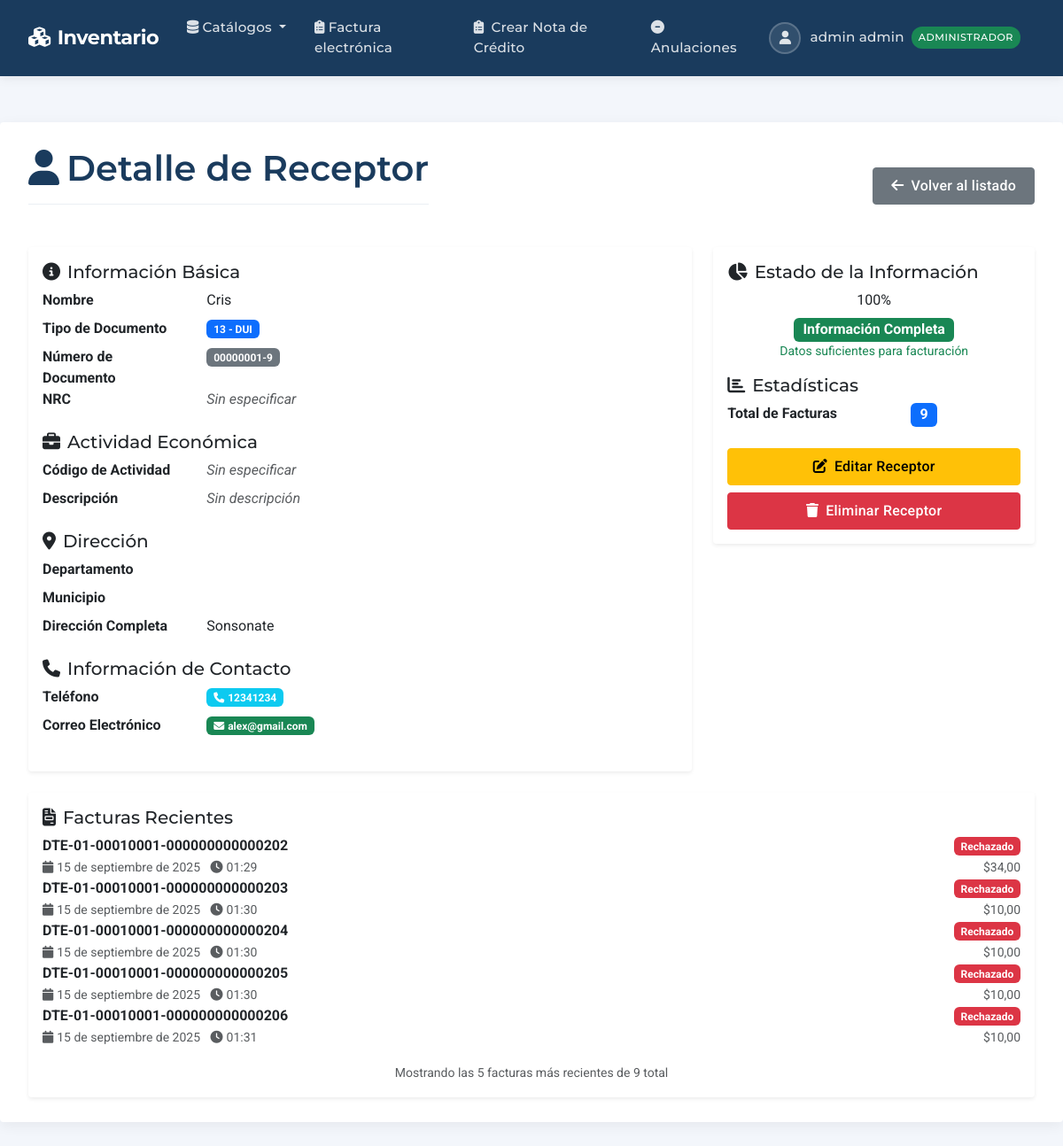
/dte/receptores/20/ (signed in), run on an earlier commit of the app's database.
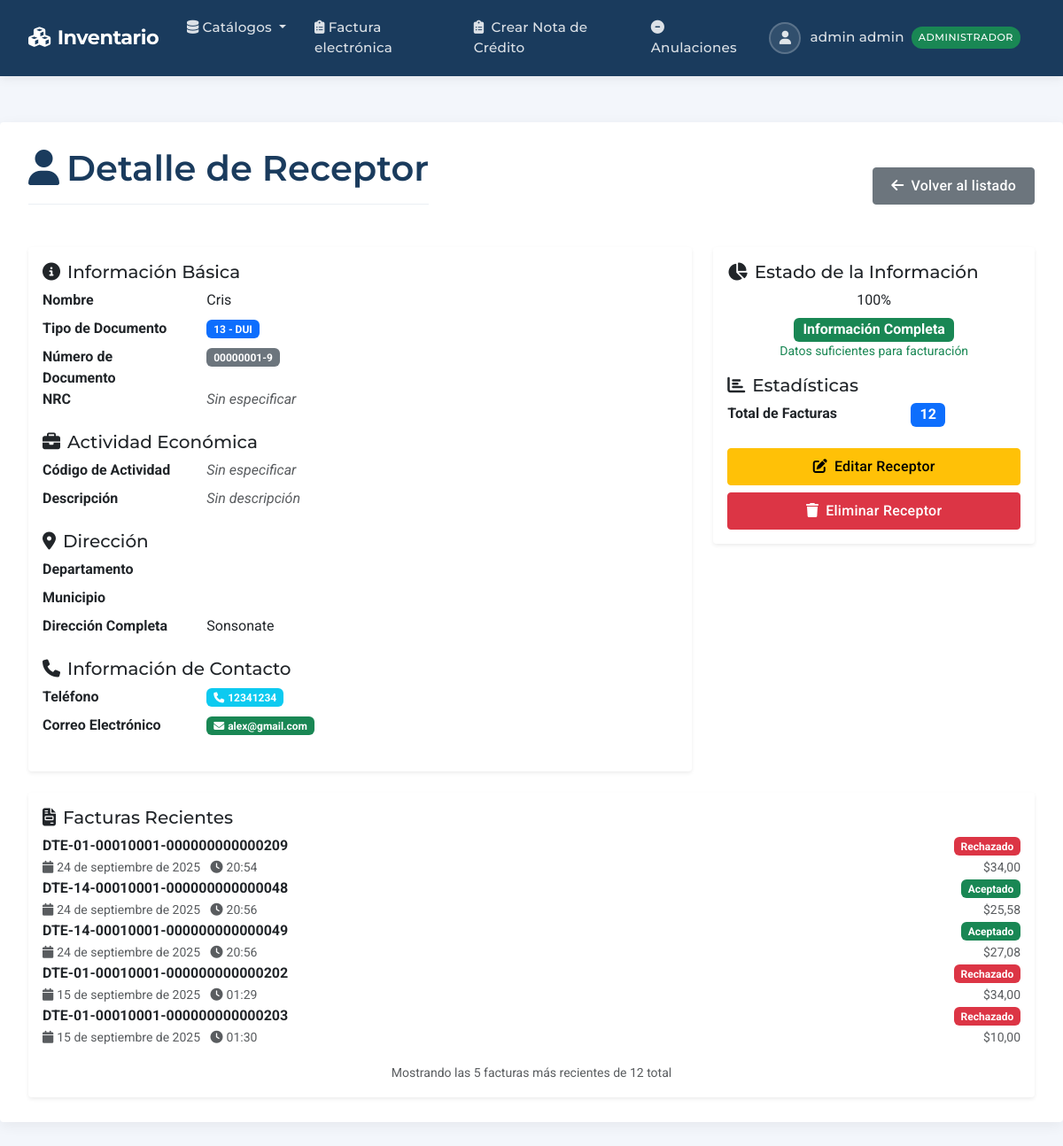
And on a later commit of the database.
### dte/models.py (models this page shows, shortened)
class FacturaElectronica(models.Model):
    identificacion = models.OneToOneField(
        Identificacion,
        on_delete=models.CASCADE,
        related_name='+'
    )
    emisor = models.ForeignKey(
        Emisor,
        on_delete=models.CASCADE,
        related_name='facturas'
    )
    receptor = models.ForeignKey(
        Receptor,
        on_delete=models.CASCADE,
        related_name='facturas'
    )
    documento_firmado = models.TextField(
        null=True,
        blank=True,
        help_text="Documento DTE firmado en formato JWS"
    )
    sello_recepcion = models.CharField(
        max_length=100,
        null=True,
        blank=True,
        help_text="Sello de recepción otorgado por Hacienda"
    )
    fecha_procesamiento = models.CharField(
        max_length=50,
        null=True,
        blank=True,
        help_text="Fecha y hora de procesamiento en Hacienda"
    )
    estado_hacienda = models.CharField(
        max_length=30,  # Aumentar tamaño para "ACEPTADO_CON_OBSERVACIONES"
        choices=[
            ('ACEPTADO', 'Aceptado'),
            ('ACEPTADO_CON_OBSERVACIONES', 'Aceptado con Observaciones'),
            ('RECHAZADO', 'Rechazado'),
            ('NO_ENVIADO', 'No Enviado'),
        ],
        default='NO_ENVIADO',  # Cambiar default
        help_text="Estado del documento en Hacienda"
    )
    observaciones_hacienda = models.TextField(
        null=True,
        blank=True,
        help_text="Observaciones o errores reportados por Hacienda"
    )
    fecha_envio_hacienda = models.DateTimeField(
        null=True,
        blank=True,
        help_text="Fecha y hora de envío a Hacienda"
    )
    intentos_envio = models.IntegerField(
        default=0,
        help_text="Número de intentos de envío realizados"
    )
    enviado_por_correo = models.BooleanField(
        default=False,
        help_text="Indica si fue enviado por correo al receptor"
    )
    fecha_envio_correo = models.DateTimeField(
        null=True,
        blank=True,
        help_text="Fecha y hora de envío por correo"
    )
    sucursal = models.ForeignKey(
        Sucursal,
        on_delete=models.PROTECT,
        verbose_name="Sucursal",
        help_text="Sucursal que emite la factura",
    )
    class Meta:
        db_table = "dte_factura_electronica"
        verbose_name = "Factura Electrónica"
        verbose_name_plural = "Facturas Electrónicas"
    def get_estado_display(self):
        """Obtiene el estado formateado con color para el admin"""
        colores = {
            'ACEPTADO': '#28a745',                    # Verde
            'ACEPTADO_CON_OBSERVACIONES': '#28a745',  # Verde (mismo que aceptado)
            'RECHAZADO': '#dc3545',                   # Rojo
            'NO_ENVIADO': '#6c757d',                  # Gris
        }
        estado = self.estado_hacienda or 'NO_ENVIADO'
        color = colores.get(estado, '#000000')
        texto_estado = {
            'ACEPTADO': 'Aceptado',
            'ACEPTADO_CON_OBSERVACIONES': 'Aceptado c/Obs',
            'RECHAZADO': 'Rechazado',
            'NO_ENVIADO': 'No Enviado',
        }.get(estado, estado)
        return f'<span style="color: {color}; font-weight: bold;">{texto_estado}</span>'
    get_estado_display.allow_tags = True
    get_estado_display.short_description = 'Estado'

class Identificacion(models.Model):
    version = models.IntegerField(default=1)
    ambiente = models.ForeignKey(
        AmbienteDestino,
        on_delete=models.PROTECT,
        verbose_name="Ambiente de Destino"
    )
    tipoDte = models.ForeignKey(
        TipoDocumento,
        on_delete=models.PROTECT,
        verbose_name="Tipo de Documento"
    )
    numeroControl = models.CharField(
        max_length=31,
        unique=True,
        help_text="Formato: DTE-01-XXXXXXXX-XXXXXXXXXXXXXXX o DTE-03-XXXXXXXX-XXXXXXXXXXXXXXX"
    )
    codigoGeneracion = models.CharField(
        max_length=36,
        help_text="UUID: XXXXXXXX-XXXX-XXXX-XXXX-XXXXXXXXXXXX",
        validators=[
            RegexValidator(
                regex=r"^[A-F0-9]{8}-[A-F0-9]{4}-[A-F0-9]{4}-[A-F0-9]{4}-[A-F0-9]{12}$",
                message="Debe ser un UUID en mayúsculas "
                        "(ej. 1234ABCD-1234-1234-1234-1234567890AB)"
            )
        ]
    )
    tipoModelo = models.ForeignKey(
        ModeloFacturacion,
        on_delete=models.PROTECT,
        verbose_name="Modelo de Facturación"
    )
    tipoOperacion = models.ForeignKey(
        TipoTransmision,
        on_delete=models.PROTECT,
        verbose_name="Tipo de Transmisión"
    )
    tipoContingencia = models.ForeignKey(
        TipoContingencia,
        on_delete=models.PROTECT,
        verbose_name="Tipo de Contingencia",
        null=True,
        blank=True
    )
    motivoContin = models.CharField(
        max_length=150,
        null=True,
        blank=True,
        help_text="Motivo de Contingencia",
        validators=[MinLengthValidator(5)]
    )
    fecEmi = models.DateField(verbose_name="Fecha de Emisión")
    horEmi = models.TimeField(
        verbose_name="Hora de Emisión",
        validators=[
            RegexValidator(
                regex=r"^(0[0-9]|1[0-9]|2[0-3]):[0-5][0-9]:[0-5][0-9]$",
                message="Debe tener formato HH:MM:SS (24 horas)."
            )
        ]
    )
    tipoMoneda = models.CharField(
        max_length=3,
        default="USD",
        help_text="Tipo de Moneda"
    )
    class Meta:
        db_table = "dte_identificacion"
        verbose_name = "Identificación"
        verbose_name_plural = "Identificaciones"

class Resumen(models.Model):
    factura = models.OneToOneField(
        'FacturaElectronica',
        on_delete=models.CASCADE,
        related_name='resumen'
    )
    totalNoSuj = models.DecimalField(
        max_digits=20,
        decimal_places=2,
        validators=[MinValueValidator(Decimal("0.00"))]
    )
    totalExenta = models.DecimalField(
        max_digits=20,
        decimal_places=2,
        validators=[MinValueValidator(Decimal("0.00"))]
    )
    totalGravada = models.DecimalField(
        max_digits=20,
        decimal_places=2,
        validators=[MinValueValidator(Decimal("0.00"))]
    )
    subTotalVentas = models.DecimalField(
        max_digits=20,
        decimal_places=2,
        validators=[MinValueValidator(Decimal("0.00"))]
    )
    descuNoSuj = models.DecimalField(
        max_digits=20,
        decimal_places=2,
        validators=[MinValueValidator(Decimal("0.00"))]
    )
    descuExenta = models.DecimalField(
        max_digits=20,
        decimal_places=2,
        validators=[MinValueValidator(Decimal("0.00"))]
    )
    descuGravada = models.DecimalField(
        max_digits=20,
        decimal_places=2,
        validators=[MinValueValidator(Decimal("0.00"))]
    )
    porcentajeDescuento = models.DecimalField(
        max_digits=5,
        decimal_places=2,
        validators=[
            MinValueValidator(Decimal("0.00")),
            MaxValueValidator(Decimal("100.00"))
        ]
    )
    totalDescu = models.DecimalField(
        max_digits=20,
        decimal_places=2,
        validators=[MinValueValidator(Decimal("0.00"))]
    )
    subTotal = models.DecimalField(
        max_digits=20,
        decimal_places=2,
        validators=[MinValueValidator(Decimal("0.00"))]
    )
    ivaRete1 = models.DecimalField(
        max_digits=20,
        decimal_places=2,
        validators=[MinValueValidator(Decimal("0.00"))]
    )
    reteRenta = models.DecimalField(
        max_digits=20,
        decimal_places=2,
        validators=[MinValueValidator(Decimal("0.00"))]
    )
    montoTotalOperacion = models.DecimalField(
        max_digits=20,
        decimal_places=2,
        validators=[MinValueValidator(Decimal("0.00"))]
    )
    totalNoGravado = models.DecimalField(
        max_digits=20,
        decimal_places=2
    )
    totalPagar = models.DecimalField(
        max_digits=20,
        decimal_places=2,
        validators=[MinValueValidator(Decimal("0.00"))]
    )
    totalLetras = models.CharField(max_length=200)
    totalIva = models.DecimalField(
        max_digits=20,
        decimal_places=2,
        validators=[MinValueValidator(Decimal("0.00"))],
        null=True,
        blank=True
    )
    saldoFavor = models.DecimalField(
        max_digits=20,
        decimal_places=2
    )
    condicionOperacion = models.ForeignKey(
        CondicionOperacion,
        on_delete=models.PROTECT
    )
    numPagoElectronico = models.CharField(max_length=100, null=True, blank=True)
    ivaPerci1 = models.DecimalField(
        max_digits=20,
        decimal_places=2,
        verbose_name="IVA Percibido",
        validators=[MinValueValidator(Decimal("0.00"))],
        null=True,
        blank=True
    )
    total_compra = models.DecimalField(
        max_digits=20,
        decimal_places=2,
        null=True,
        blank=True,
        validators=[MinValueValidator(Decimal("0.00"))],
        help_text="Total de Compra (solo FSE)"
    )
    descu = models.DecimalField(
        max_digits=20,
        decimal_places=2,
        null=True,
        blank=True,
        default=Decimal("0.00"),
        validators=[MinValueValidator(Decimal("0.00"))],
        help_text="Descuento (solo FSE) - diferente de totalDescu"
    )
    observaciones_fse = models.TextField(
        max_length=3000,
        blank=True,
        null=True,
        help_text="Observaciones específicas para FSE"
    )
    class Meta:
        db_table = "dte_resumen"
        verbose_name = "Resumen"
        verbose_name_plural = "Resúmenes"

### dte/views.py (the view)
# urls.py: path('receptores/<int:pk>/', ReceptorDetailView.as_view(), name='receptor_detail'),
class ReceptorDetailView(DetailView):
    model = Receptor
    template_name = 'receptor/detail.html'
    context_object_name = 'receptor'
    def get_queryset(self):
        return super().get_queryset().select_related(
            'tipoDocumento', 'codActividad', 'departamento', 'municipio'
        )
    def get_context_data(self, **kwargs):
        context = super().get_context_data(**kwargs)
        context['facturas_count'] = self.object.facturas.count()
        context['facturas_recientes'] = self.object.facturas.select_related(
            'identificacion'
        ).order_by('-identificacion__fecEmi')[:5]
        completitud = 0
        if self.object.nombre and self.object.tipoDocumento and self.object.numDocumento:
            completitud = 100
        elif self.object.nombre:
            completitud = 75
        elif self.object.tipoDocumento:
            completitud = 25
        context['completitud'] = completitud
        context['tiene_email'] = bool(self.object.correo)
        context['tiene_direccion_completa'] = bool(
            self.object.departamento and
            self.object.municipio and
            self.object.complemento
        )
        return context

### productos/models.py (called while the page is built)
    def puede_acceder(self):
        return (
            self.is_authenticated and
            self.is_active and
            self.activo and
            self.rol and
            self.rol.nombre == 'administrador'
        )

### dte/templates/receptor/detail.html (shortened to what the changed rows need)
{% extends 'productos/base.html' %}
{% block content %}
<div class="d-flex justify-content-between align-items-center mb-4">
    <h1 class="page-title">
        <i class="fas fa-user me-2"></i>Detalle de Receptor
    </h1>
</div>
<div class="row">
    <div class="col-lg-4">
        <div class="card shadow-sm">
            <div class="card-body">
                <div class="detail-section">
                    <dl class="row">
                        <dd class="col-sm-5">
                            <span class="badge bg-primary fs-6">{{ facturas_count }}</span>
                        </dd>
                    </dl>
                </div>
            </div>
        </div>
    </div>
</div>
{% if facturas_recientes %}
<div class="row mt-4">
    <div class="col-12">
        <div class="card shadow-sm facturas-card">
            <div class="card-body">
                <div class="facturas-list">
                    {% for factura in facturas_recientes %}
                    <div class="factura-item">
                        <div class="d-flex justify-content-between align-items-center">
                            <div>
                                <strong>{{ factura.identificacion.numeroControl }}</strong>
                                <br>
                                <small class="text-muted">
                                    <i class="fas fa-calendar me-1"></i>{{ factura.identificacion.fecEmi }}
                                    <i class="fas fa-clock me-1 ms-2"></i>{{ factura.identificacion.horEmi }}
                                </small>
                            </div>
                            <div class="text-end">
                                <span class="badge bg-{% if factura.estado_hacienda == 'ACEPTADO' %}success{% elif factura.estado_hacienda == 'RECHAZADO' %}danger{% else %}warning{% endif %}">
                                    {{ factura.get_estado_hacienda_display }}
                                </span>
                                <br>
                                <small class="text-muted">${{ factura.resumen.totalPagar|floatformat:2 }}</small>
                            </div>
                        </div>
                    </div>
                    {% endfor %}
                </div>
                {% if facturas_count > 5 %}
                <div class="text-center mt-3">
                    <small class="text-muted">
                        Mostrando las 5 facturas más recientes de {{ facturas_count }} total
                    </small>
                </div>
                {% endif %}
            </div>
        </div>
    </div>
</div>
{% endif %}
{% endblock %}

What changed in the data, as far as the page shows it:
no longer on this page (row unchanged): FacturaElectronica: identificacion.numeroControl "DTE-01-00010001-000000000000204", identificacion.fecEmi "15 de septiembre de 2025", identificacion.horEmi "01:30", estado_hacienda "Rechazado", resumen.totalPagar "10,00"
no longer on this page (row unchanged): FacturaElectronica: identificacion.numeroControl "DTE-01-00010001-000000000000205", identificacion.fecEmi "15 de septiembre de 2025", identificacion.horEmi "01:30", estado_hacienda "Rechazado", resumen.totalPagar "10,00"
no longer on this page (row unchanged): FacturaElectronica: identificacion.numeroControl "DTE-01-00010001-000000000000206", identificacion.fecEmi "15 de septiembre de 2025", identificacion.horEmi "01:31", estado_hacienda "Rechazado", resumen.totalPagar "10,00"
added FacturaElectronica: identificacion.numeroControl "DTE-01-00010001-000000000000209", identificacion.fecEmi "24 de septiembre de 2025", identificacion.horEmi "20:54", estado_hacienda "Rechazado", resumen.totalPagar "34,00"
added FacturaElectronica: identificacion.numeroControl "DTE-14-00010001-000000000000048", identificacion.fecEmi "24 de septiembre de 2025", identificacion.horEmi "20:56", estado_hacienda "Aceptado", resumen.totalPagar "25,58"
added FacturaElectronica: identificacion.numeroControl "DTE-14-00010001-000000000000049", identificacion.fecEmi "24 de septiembre de 2025", identificacion.horEmi "20:56", estado_hacienda "Aceptado", resumen.totalPagar "27,08"
Also different on the page:
{{ facturas_count }}: "9" → "12"
